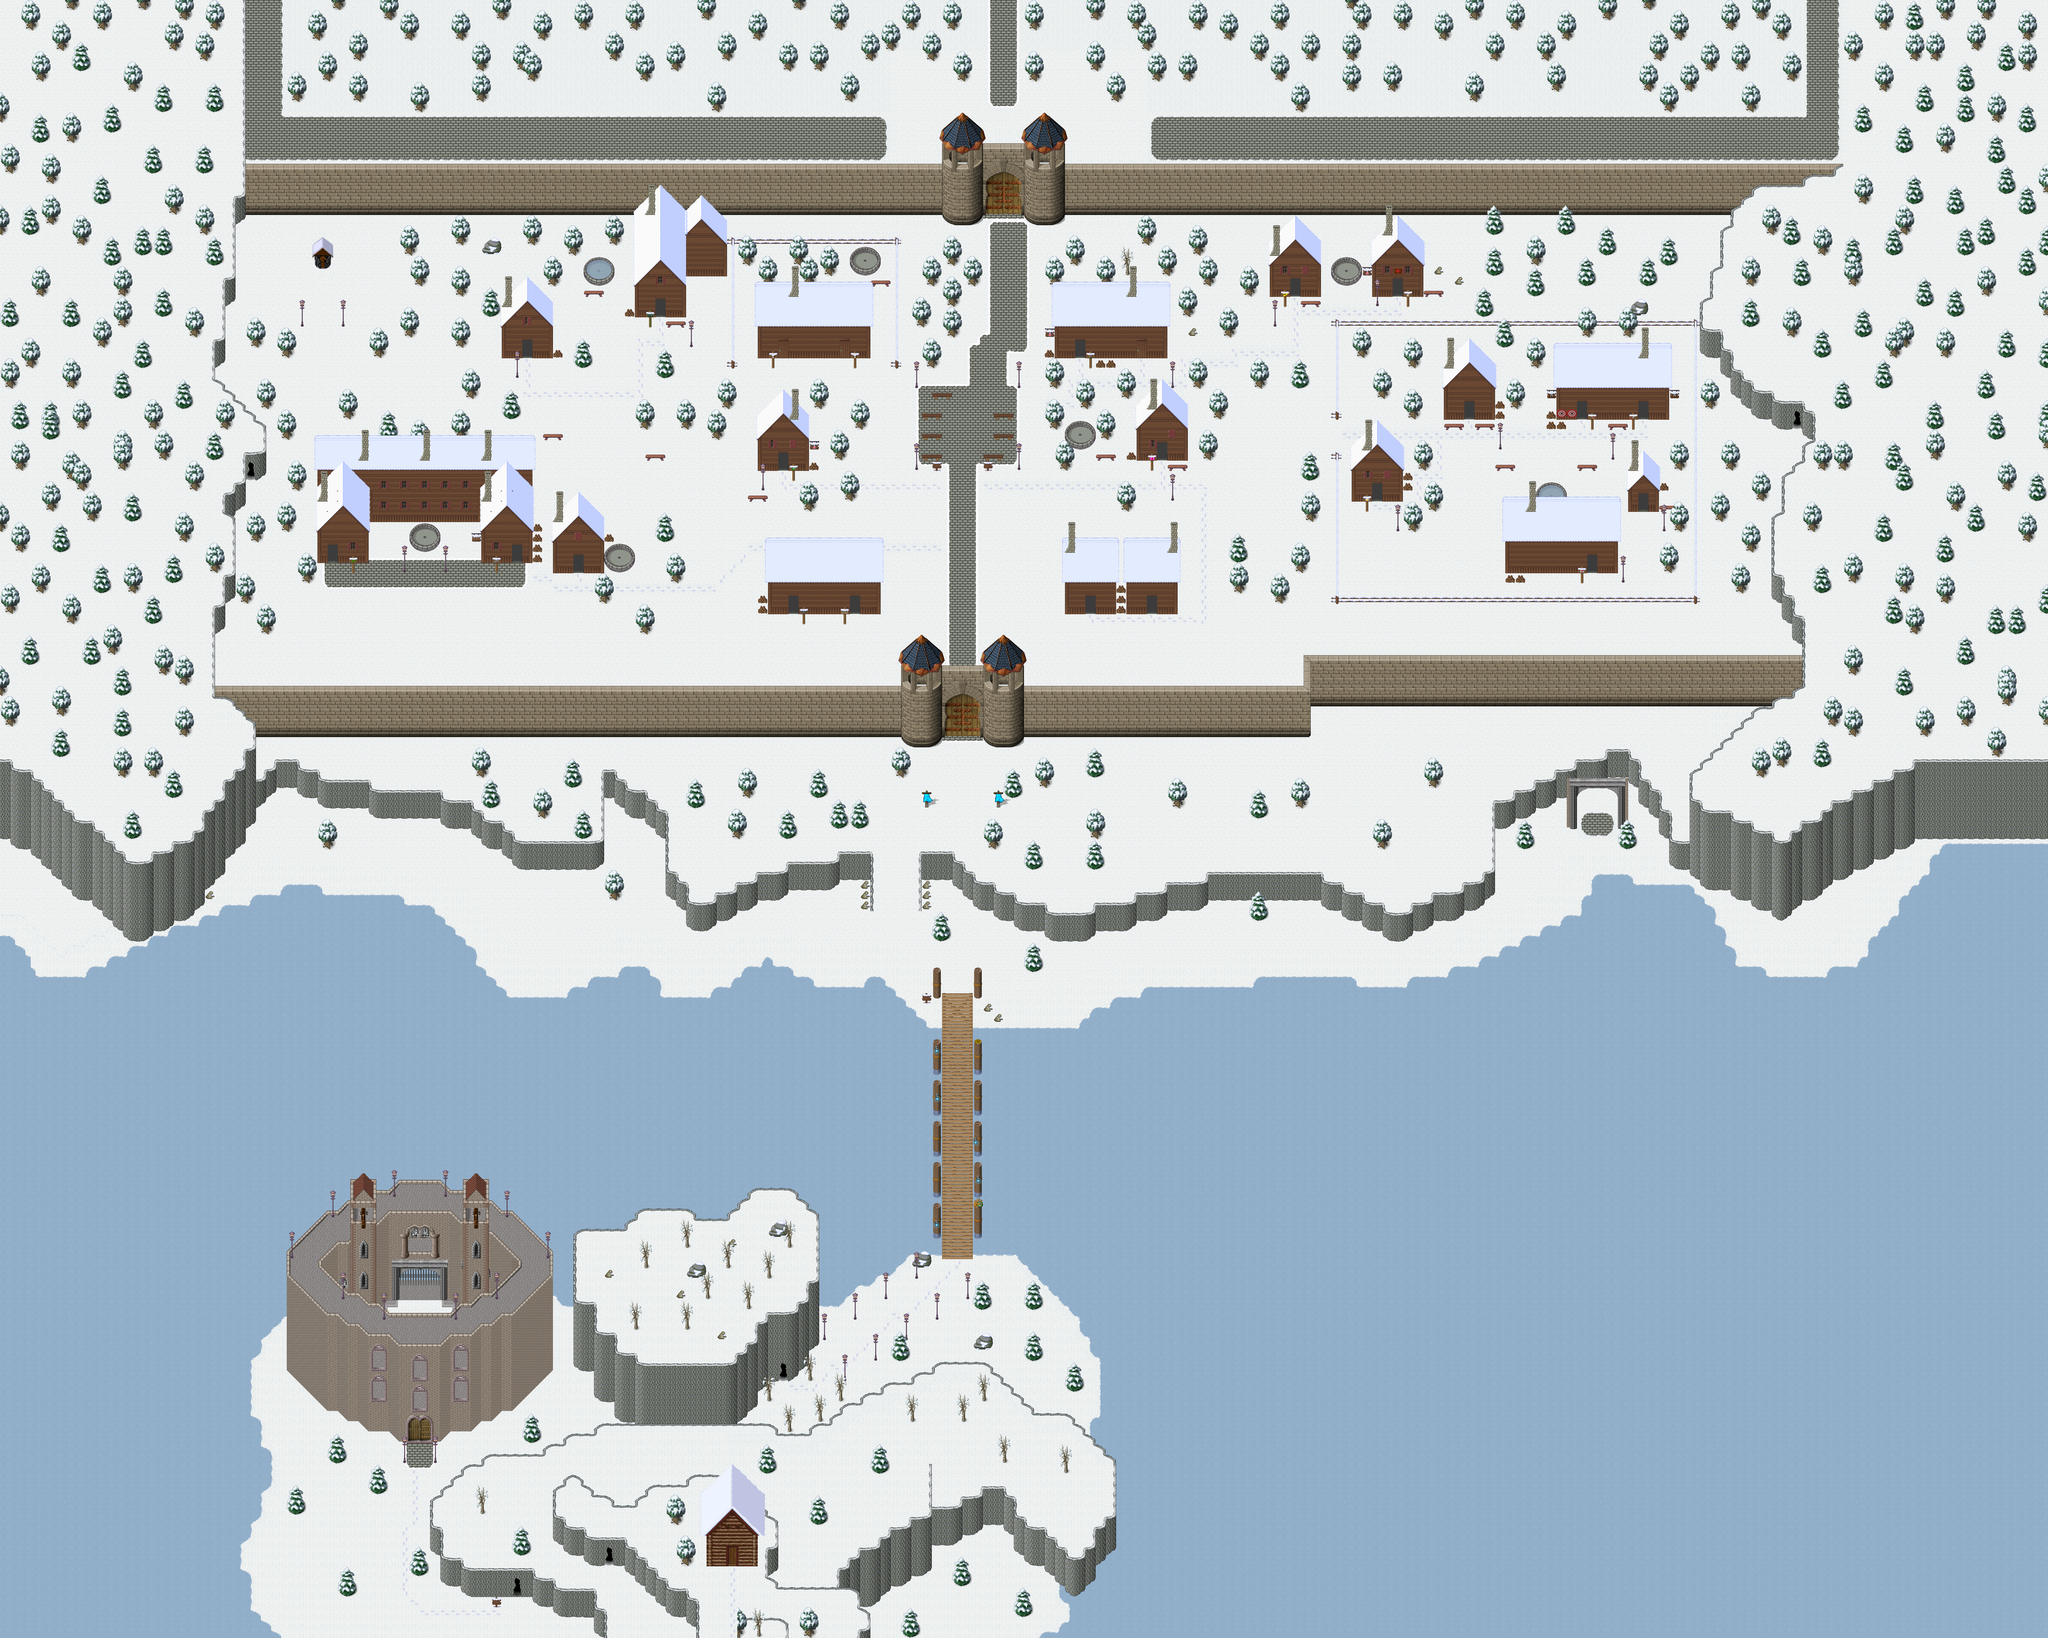

A level layout from a 2D game, rendered from its tile map. Below: a short description, then the map file with tile-grid data replaced by summaries:
An orthogonal 200x160 tile map with 32x32 px tiles, 8 tile layers (ground, ground2, ground3, ground4, ...), 2 hidden layers not drawn, 15 tilesets and 46 objects (21x PARTICLE_EFFECT, 17x warp, 4x spawn, 4x fixme).

<map version="1.8" tiledversion="1.9.2" orientation="orthogonal" renderorder="right-down" width="200" height="160" tilewidth="32" tileheight="32" infinite="0" nextlayerid="28" nextobjectid="80">
 <properties>
  <property name="background0image" value="graphics/images/spit23loginwallpaper_800x600.png" />
  <property name="author" value="The Mana World Brazil Team" />
  <property name="license" value="GPL v2+" />
  <property name="manaplus version" value="2" />
  <property name="minimap" value="graphics/minimaps/024-1.png" />
  <property name="music" value="tws_birds_in_the_sunrise.ogg" />
  <property name="name" value="Frostia" />
  <property name="overlay0image" value="graphics/images/ambient/cloud.png" />
  <property name="overlay0parallax" value="1.0" />
  <property name="overlay0scrollX" value="0.2" />
  <property name="overlay0scrollY" value="0.1" />
  <property name="overlay1image" value="graphics/images/ambient/darkness2.png" />
  <property name="overlay1mask" value="2" />
  <property name="overlay1parallax" value="1.0" />
  <property name="overlay1scrollX" value="0.2" />
  <property name="overlay1scrollY" value="0.1" />
  <property name="overlay2image" value="graphics/images/ambient/darkness1.png" />
  <property name="overlay2mask" value="4" />
  <property name="overlay2parallax" value="1.0" />
  <property name="overlay2scrollX" value="0.3" />
  <property name="overlay2scrollY" value="0.2" />
  <property name="overlay3image" value="graphics/images/ambient/night.png" />
  <property name="overlay3keepratio" value="true" />
  <property name="overlay3mask" value="8" />
  <property name="overlay4image" value="graphics/images/ambient/rain.png" />
  <property name="overlay4mask" value="16" />
  <property name="overlay4parallax" value="1.0" />
  <property name="overlay4scrollX" value="-0.3" />
  <property name="overlay4scrollY" value="1.6" />
  <property name="overlay5image" value="graphics/images/ambient/sandstorm.png" />
  <property name="overlay5mask" value="32" />
  <property name="overlay5parallax" value="1.0" />
  <property name="overlay5scrollX" value="0.2" />
  <property name="overlay5scrollY" value="0.1" />
  <property name="overlay6image" value="graphics/images/ambient/snow.png" />
  <property name="overlay6mask" value="64" />
  <property name="overlay6parallax" value="1.0" />
  <property name="overlay6scrollX" value="0.4" />
  <property name="overlay6scrollY" value="0.2" />
 </properties>
 <tileset firstgid="1" name="Neve" tilewidth="32" tileheight="32" tilecount="256" columns="16">
  <image source="../graphics/tilesets/snow.png" width="512" height="512" />
 </tileset>
 <tileset firstgid="257" name="Neve_x2" tilewidth="32" tileheight="64" tilecount="16" columns="16">
  <image source="../graphics/tilesets/snow_x2.png" width="512" height="64" />
 </tileset>
 <tileset firstgid="273" name="Neve_x3" tilewidth="32" tileheight="96" tilecount="4" columns="4">
  <image source="../graphics/tilesets/snow_x3.png" width="128" height="96" />
 </tileset>
 <tileset firstgid="277" name="Snow_tree_x3" tilewidth="32" tileheight="96" tilecount="8" columns="8">
  <image source="../graphics/tilesets/snow_tree_x3.png" width="256" height="96" />
 </tileset>
 <tileset firstgid="285" name="Porto" tilewidth="32" tileheight="32" tilecount="160" columns="16">
  <image source="../graphics/tilesets/docks.png" width="512" height="320" />
 </tileset>
 <tileset firstgid="445" name="castle-walls" tilewidth="32" tileheight="32" tilecount="256" columns="16">
  <image source="../graphics/tilesets/lof/castle_1.png" width="512" height="512" />
 </tileset>
 <tileset firstgid="701" name="blockWalls2" tilewidth="32" tileheight="32" tilecount="64" columns="16">
  <image source="../graphics/tilesets/blockWalls2.png" width="512" height="128" />
 </tileset>
 <tileset firstgid="765" name="Snow_village" tilewidth="32" tileheight="32" tilecount="256" columns="16">
  <image source="../graphics/tilesets/br/snow_village.png" width="512" height="512" />
 </tileset>
 <tileset firstgid="1021" name="Woodland_village" tilewidth="32" tileheight="32" tilecount="256" columns="16">
  <image source="../graphics/tilesets/woodland_village.png" width="512" height="512" />
 </tileset>
 <tileset firstgid="1277" name="placas_x2" tilewidth="32" tileheight="64" tilecount="36" columns="9">
  <image source="../graphics/tilesets/signs_x2.png" width="288" height="256" />
 </tileset>
 <tileset firstgid="1313" name="Woodland_snow_x3" tilewidth="32" tileheight="96" tilecount="16" columns="16">
  <image source="../graphics/tilesets/woodland_snow_x3.png" width="512" height="96" />
 </tileset>
 <tileset firstgid="1329" name="collision" tilewidth="32" tileheight="32" tilecount="9" columns="3">
  <image source="../graphics/tilesets/collision.png" width="96" height="96" />
 </tileset>
 <tileset firstgid="1338" name="flags-anime_x2" tilewidth="32" tileheight="64" tilecount="144" columns="12">
  <image source="../graphics/tilesets/flags-anime_x2.png" width="384" height="768" />
  <tile id="84">
   <properties>
    <property name="animation-delay0" value="25" />
    <property name="animation-delay1" value="25" />
    <property name="animation-delay2" value="25" />
    <property name="animation-delay3" value="25" />
    <property name="animation-delay4" value="25" />
    <property name="animation-delay5" value="25" />
    <property name="animation-frame0" value="84" />
    <property name="animation-frame1" value="86" />
    <property name="animation-frame2" value="88" />
    <property name="animation-frame3" value="90" />
    <property name="animation-frame4" value="92" />
    <property name="animation-frame5" value="94" />
   </properties>
   <animation>
    <frame tileid="84" duration="250" />
    <frame tileid="86" duration="250" />
    <frame tileid="88" duration="250" />
    <frame tileid="90" duration="250" />
    <frame tileid="92" duration="250" />
    <frame tileid="94" duration="250" />
   </animation>
  </tile>
  <tile id="85">
   <properties>
    <property name="animation-delay0" value="25" />
    <property name="animation-delay1" value="25" />
    <property name="animation-delay2" value="25" />
    <property name="animation-delay3" value="25" />
    <property name="animation-delay4" value="25" />
    <property name="animation-delay5" value="25" />
    <property name="animation-frame0" value="85" />
    <property name="animation-frame1" value="87" />
    <property name="animation-frame2" value="89" />
    <property name="animation-frame3" value="91" />
    <property name="animation-frame4" value="93" />
    <property name="animation-frame5" value="95" />
   </properties>
   <animation>
    <frame tileid="85" duration="250" />
    <frame tileid="87" duration="250" />
    <frame tileid="89" duration="250" />
    <frame tileid="91" duration="250" />
    <frame tileid="93" duration="250" />
    <frame tileid="95" duration="250" />
   </animation>
  </tile>
 </tileset>
 <tileset firstgid="1482" name="concreteWalls" tilewidth="32" tileheight="32" tilecount="336" columns="16">
  <image source="../graphics/tilesets/concreteWalls.png" width="512" height="672" />
 </tileset>
 <tileset firstgid="1818" name="Neve_village" tilewidth="32" tileheight="32" tilecount="256" columns="16">
  <image source="../graphics/tilesets/snow_village.png" width="512" height="512" />
 </tileset>
 <layer id="1" name="ground" width="200" height="160">
  <data>[32000 cells, 32000 non-empty, 37 distinct tile ids]</data>
 </layer>
 <layer id="2" name="ground2" width="200" height="160">
  <data>[32000 cells, 18713 non-empty, 112 distinct tile ids]</data>
 </layer>
 <layer id="3" name="ground3" width="200" height="160">
  <data>[32000 cells, 628 non-empty, 66 distinct tile ids]</data>
 </layer>
 <layer id="4" name="ground4" width="200" height="160">
  <data>[32000 cells, 1901 non-empty, 55 distinct tile ids]</data>
 </layer>
 <layer id="5" name="fringe" width="200" height="160">
  <data>[32000 cells, 1780 non-empty, 74 distinct tile ids]</data>
 </layer>
 <layer id="6" name="top" width="200" height="160">
  <data>[32000 cells, 2253 non-empty, 147 distinct tile ids]</data>
 </layer>
 <layer id="7" name="top2" width="200" height="160">
  <data>[32000 cells, 432 non-empty, 116 distinct tile ids]</data>
 </layer>
 <layer id="8" name="top3" width="200" height="160">
  <data>[32000 cells, 141 non-empty, 49 distinct tile ids]</data>
 </layer>
 <layer id="10" name="collision" width="200" height="160" visible="0">
  <data>[32000 cells, 22871 non-empty, 1 distinct tile ids]</data>
 </layer>
 <layer id="11" name="Heights" width="200" height="160" visible="0" locked="1">
  <data>[32000 cells, 0 non-empty, 0 distinct tile ids]</data>
 </layer>
 <objectgroup color="#ffff00" id="12" name="spawns" visible="0">
  <object id="76" name="Pollet" type="spawn" x="704" y="672" width="4928" height="1472">
   <properties>
    <property name="death" value="30000" />
    <property name="max_beings" value="16" />
    <property name="monster_id" value="1219" />
    <property name="spawn" value="90000" />
   </properties>
  </object>
  <object id="77" name="Iced Fluffy" type="spawn" x="576" y="1792" width="5024" height="1376">
   <properties>
    <property name="death" value="30000" />
    <property name="max_beings" value="7" />
    <property name="monster_id" value="1041" />
    <property name="spawn" value="60000" />
   </properties>
  </object>
  <object id="78" name="Azul Slime" type="spawn" x="2176" y="3136" width="1408" height="1440">
   <properties>
    <property name="death" value="30000" />
    <property name="max_beings" value="3" />
    <property name="monster_id" value="1095" />
    <property name="spawn" value="30000" />
   </properties>
  </object>
  <object id="79" name="Rudolph Slime" type="spawn" x="3840" y="1088" width="1664" height="2336">
   <properties>
    <property name="death" value="30000" />
    <property name="max_beings" value="2" />
    <property name="monster_id" value="1086" />
    <property name="spawn" value="30000" />
   </properties>
  </object>
 </objectgroup>
 <objectgroup color="#00aa00" id="13" name="warps" visible="0">
  <object id="59" name="To Frozen Cave" type="warp" x="2432" y="4288" width="32" height="32">
   <properties>
    <property name="dest_map" value="023-1" />
    <property name="dest_x" value="42" />
    <property name="dest_y" value="32" />
   </properties>
  </object>
  <object id="60" name="Leave Frostia" type="warp" x="2944" y="2240" width="128" height="32">
   <properties>
    <property name="dest_map" value="slide" />
    <property name="dest_x" value="93" />
    <property name="dest_y" value="72" />
   </properties>
  </object>
  <object id="61" name="To Casino" type="warp" x="1024" y="1728" width="32" height="32">
   <properties>
    <property name="dest_map" value="024-2" />
    <property name="dest_x" value="41" />
    <property name="dest_y" value="29" />
   </properties>
  </object>
  <object id="62" name="To Bank" type="warp" x="4032" y="896" width="32" height="32">
   <properties>
    <property name="dest_map" value="024-3" />
    <property name="dest_x" value="35" />
    <property name="dest_y" value="34" />
   </properties>
  </object>
  <object id="63" name="To Archery Shop" type="warp" x="4928" y="1280" width="32" height="32">
   <properties>
    <property name="dest_map" value="024-4" />
    <property name="dest_x" value="28" />
    <property name="dest_y" value="28" />
   </properties>
  </object>
  <object id="64" name="To Weapon Shop" type="warp" x="5120" y="1280" width="32" height="32">
   <properties>
    <property name="dest_map" value="024-4" />
    <property name="dest_x" value="39" />
    <property name="dest_y" value="28" />
   </properties>
  </object>
  <object id="65" name="To Armor Shop" type="warp" x="4960" y="1760" width="32" height="32">
   <properties>
    <property name="dest_map" value="024-5" />
    <property name="dest_x" value="34" />
    <property name="dest_y" value="28" />
   </properties>
  </object>
  <object id="66" name="To House" type="warp" x="4576" y="1280" width="32" height="32">
   <properties>
    <property name="dest_map" value="024-6" />
    <property name="dest_x" value="34" />
    <property name="dest_y" value="27" />
   </properties>
  </object>
  <object id="67" name="To House" type="warp" x="5120" y="1568" width="32" height="32">
   <properties>
    <property name="dest_map" value="024-7" />
    <property name="dest_x" value="40" />
    <property name="dest_y" value="28" />
   </properties>
  </object>
  <object id="68" name="To Infirmary" type="warp" x="4352" y="896" width="32" height="32">
   <properties>
    <property name="dest_map" value="024-8" />
    <property name="dest_x" value="71" />
    <property name="dest_y" value="31" />
   </properties>
  </object>
  <object id="69" name="To Bar" type="warp" x="4288" y="1536" width="32" height="32">
   <properties>
    <property name="dest_map" value="024-9" />
    <property name="dest_x" value="41" />
    <property name="dest_y" value="37" />
   </properties>
  </object>
  <object id="70" name="To Salon" type="warp" x="2464" y="1888" width="32" height="32">
   <properties>
    <property name="dest_map" value="024-10" />
    <property name="dest_x" value="24" />
    <property name="dest_y" value="36" />
   </properties>
  </object>
  <object id="71" name="To Bounty Room" type="warp" x="2656" y="1888" width="32" height="32">
   <properties>
    <property name="dest_map" value="024-10" />
    <property name="dest_x" value="34" />
    <property name="dest_y" value="36" />
   </properties>
  </object>
  <object id="72" name="To Library" type="warp" x="3360" y="1088" width="32" height="32">
   <properties>
    <property name="dest_map" value="024-11" />
    <property name="dest_x" value="24" />
    <property name="dest_y" value="34" />
   </properties>
  </object>
  <object id="73" name="To Potion Shop" type="warp" x="2432" y="1440" width="32" height="32">
   <properties>
    <property name="dest_map" value="024-12" />
    <property name="dest_x" value="31" />
    <property name="dest_y" value="34" />
   </properties>
  </object>
  <object id="74" name="To Inn" type="warp" x="1600" y="1728" width="32" height="32">
   <properties>
    <property name="dest_map" value="024-13" />
    <property name="dest_x" value="30" />
    <property name="dest_y" value="36" />
   </properties>
  </object>
  <object id="75" name="To Anise Inc." type="warp" x="2048" y="960" width="32" height="32">
   <properties>
    <property name="dest_map" value="024-15" />
    <property name="dest_x" value="25" />
    <property name="dest_y" value="38" />
   </properties>
  </object>
 </objectgroup>
 <objectgroup color="#ff55ff" id="14" name="particles" visible="0">
  <object id="32" name="graphics/particles/smoke.xml" type="PARTICLE_EFFECT" x="1141" y="1349" />
  <object id="33" name="graphics/particles/smoke.xml" type="PARTICLE_EFFECT" x="1525" y="1349" />
  <object id="34" name="graphics/particles/smoke.xml" type="PARTICLE_EFFECT" x="1013" y="1477" />
  <object id="35" name="graphics/particles/smoke.xml" type="PARTICLE_EFFECT" x="1589" y="869" />
  <object id="36" name="graphics/particles/smoke.xml" type="PARTICLE_EFFECT" x="1749" y="1541" />
  <object id="37" name="graphics/particles/smoke.xml" type="PARTICLE_EFFECT" x="2016" y="576" width="32" height="32" />
  <object id="38" name="graphics/particles/smoke.xml" type="PARTICLE_EFFECT" x="2485" y="1221" />
  <object id="39" name="graphics/particles/smoke.xml" type="PARTICLE_EFFECT" x="2485" y="837" />
  <object id="40" name="graphics/particles/smoke.xml" type="PARTICLE_EFFECT" x="3541" y="837" />
  <object id="41" name="graphics/particles/smoke.xml" type="PARTICLE_EFFECT" x="3605" y="1189" />
  <object id="42" name="graphics/particles/smoke.xml" type="PARTICLE_EFFECT" x="3349" y="1637" />
  <object id="43" name="graphics/particles/smoke.xml" type="PARTICLE_EFFECT" x="3989" y="709" />
  <object id="44" name="graphics/particles/smoke.xml" type="PARTICLE_EFFECT" x="4341" y="645" />
  <object id="45" name="graphics/particles/smoke.xml" type="PARTICLE_EFFECT" x="4533" y="1061" />
  <object id="46" name="graphics/particles/smoke.xml" type="PARTICLE_EFFECT" x="4277" y="1317" />
  <object id="47" name="graphics/particles/smoke.xml" type="PARTICLE_EFFECT" x="5141" y="1029" />
  <object id="48" name="graphics/particles/smoke.xml" type="PARTICLE_EFFECT" x="5109" y="1381" />
  <object id="49" name="graphics/particles/smoke.xml" type="PARTICLE_EFFECT" x="4789" y="1509" />
  <object id="50" name="graphics/particles/smoke.xml" type="PARTICLE_EFFECT" x="3669" y="1637" />
  <object id="51" name="graphics/particles/circle-magic.xml" type="PARTICLE_EFFECT" x="4977" y="2550" width="32" height="32" />
  <object id="52" name="graphics/particles/wispdance.particle.xml" type="PARTICLE_EFFECT" x="4992" y="2688" />
 </objectgroup>
 <objectgroup id="15" name="margin" visible="0">
  <object id="54" type="fixme" x="0" y="4480" width="6400" height="640" />
  <object id="55" type="fixme" x="0" y="0" width="640" height="5120" />
  <object id="56" type="fixme" x="5760" y="0" width="640" height="5120" />
  <object id="57" type="fixme" x="0" y="0" width="6400" height="640" />
 </objectgroup>
</map>
